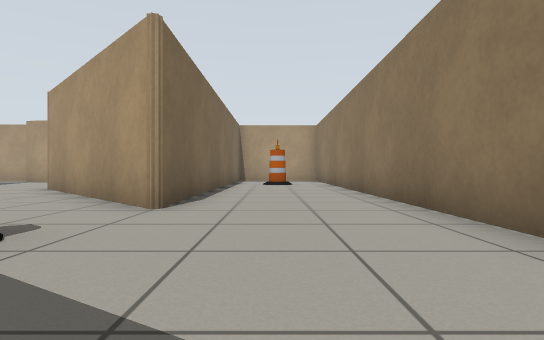
view 1 (above)

16 first-person views from a walk through a world built for the Gazebo simulator. The camera is 0.5 m above the floor, looks level and sees 80° across. The floor is counted in squares, 1 m on a side. Each view is taken from the middle of a square. On the plan, view 1 faces up. The plan holds only what a view shows up to about 9 squares ahead; the rest is blank. The robots in the file are not drawn.

view 2
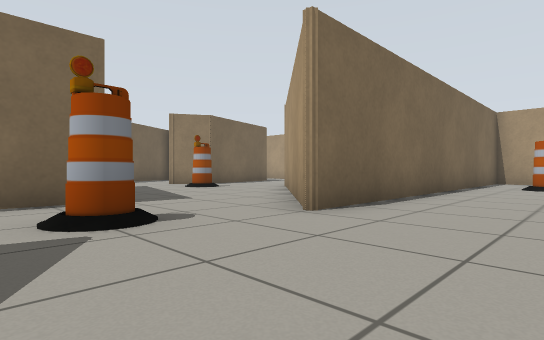

view 3
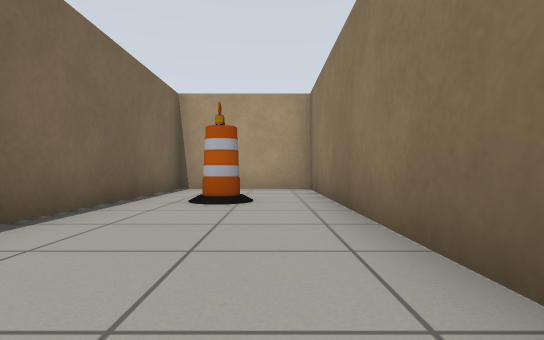

view 4
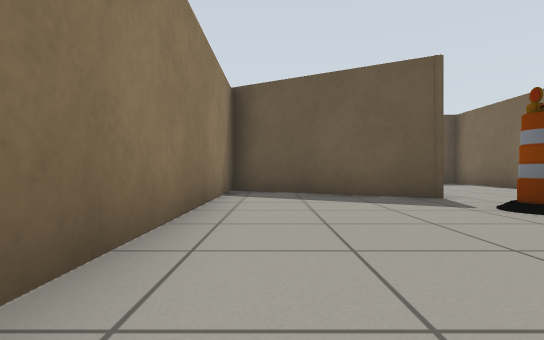

view 5
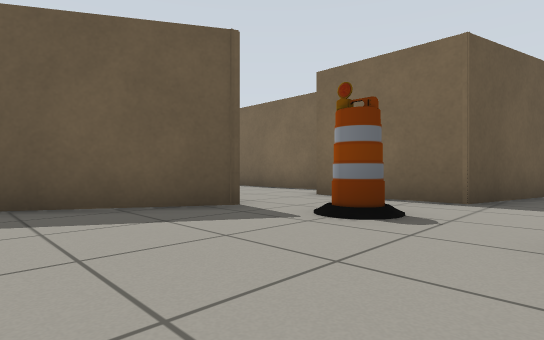

view 6
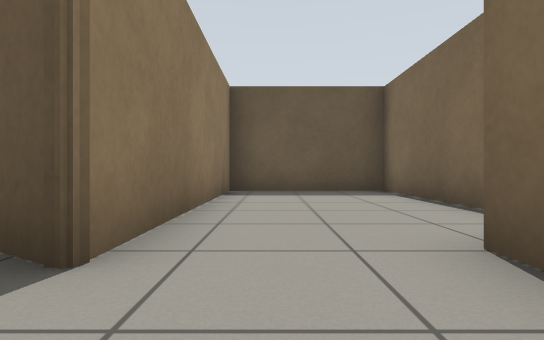

view 7
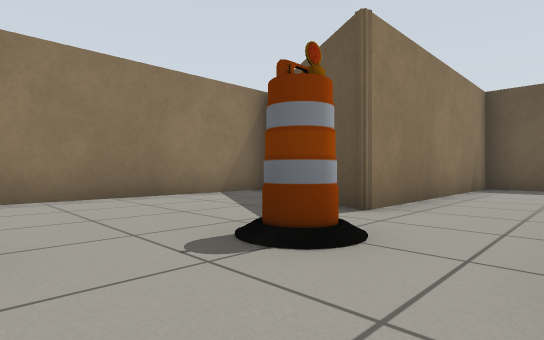

view 8
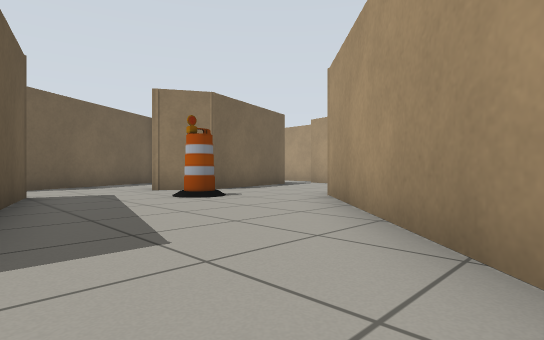

view 9
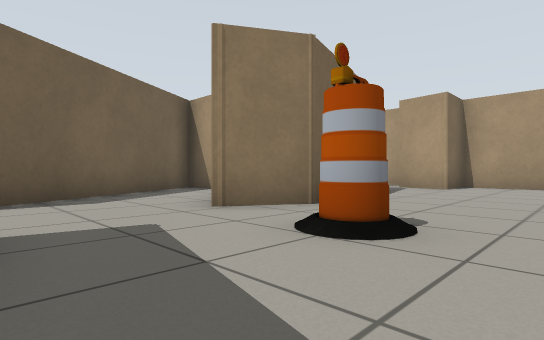

view 10
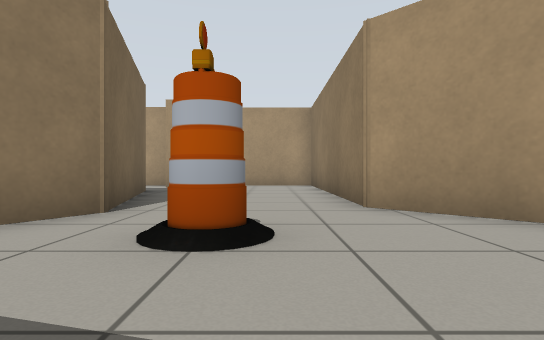

view 11
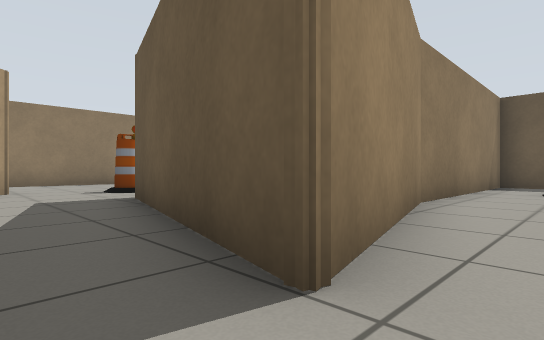

view 12
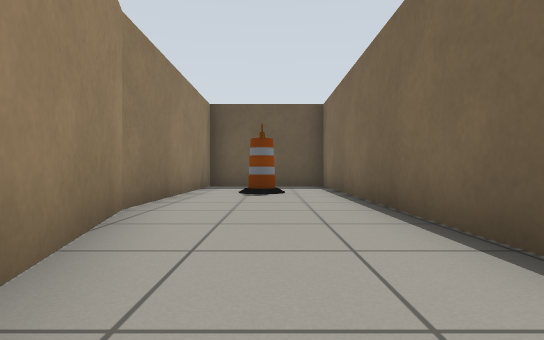

view 13
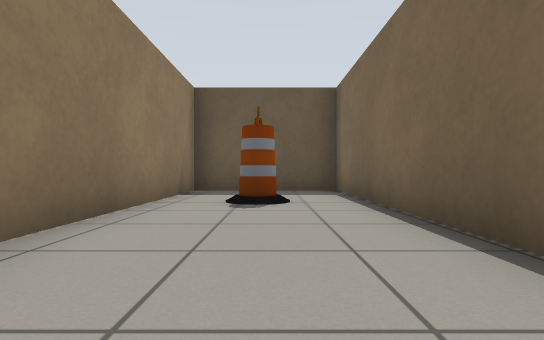

view 14
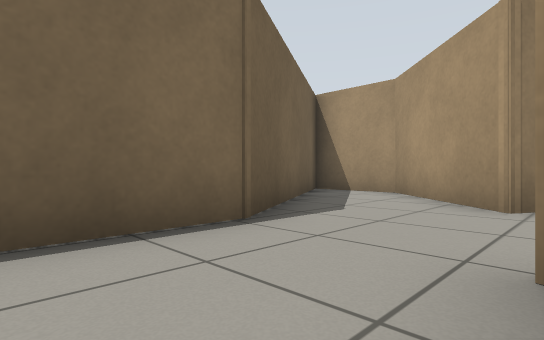

view 15
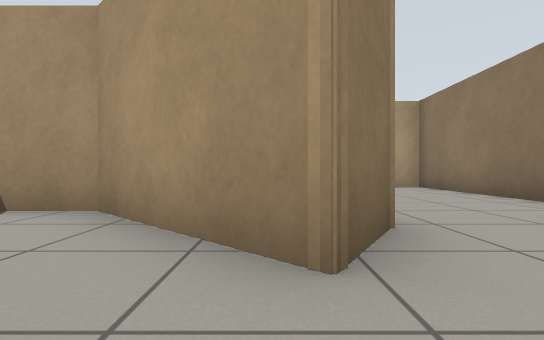

view 16
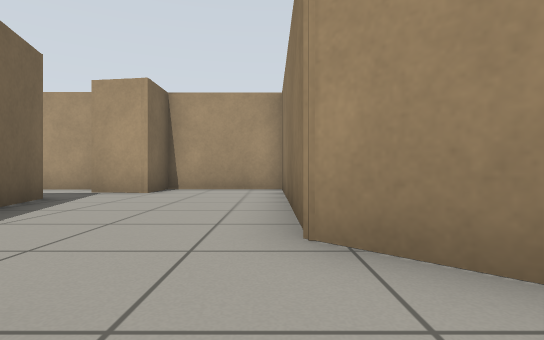

### Floor plan
Points are (right, up) in squares from view 1. A wall is a line through its corners. A room is listed if a view was taken in it or the views show most of it. See-through windows are left out.
Room 1 (views 1, 2, 3, 4, 5, 6, 7, 8)
walls: (-4.3, 2.7) (-4.3, -0.1); (-5.7, -1) (-5.7, -5.8) (-2, -5.8) (-2, 0.4) (2, -1.9) (2, 14.4) (-0.3, 14.4); (-0.5, 14.4) (-1.5, 14.4) (-1.5, 4) (-3.2, 5.7)
ways out: opening at (-3.5, 4.5) to room 2
objects: barrel (-2, 2); barrel (0, 11)
Room 2 (views 9, 10, 11, 12, 13, 14, 15, 16)
walls: (-8.1, -0.2) (-9.2, 4) (-4.3, 2.7); (-3.2, 5.7) (-5.7, 8.3) (-5.7, 14.4) (-8.7, 14.4) (-8.7, 13) (-10, 13.2); (-10, 11.6) (-9, 7.8) (-9.7, 6.5) (-12.1, 8.9) (-14.3, 8.9) (-11.6, 4.2) (-11.6, -5.8) (-8.1, -5.8) (-8.1, 0)
ways out: opening at (-3.5, 4.5) to room 1; opening at (-10, 12)
objects: barrel (-10, -3); barrel (-8, 6) to (-7, 7)

Where each view was taken, in squares from view 1:
view 1: 0 up, 0 right, facing up
view 2: 1 up, 1 right, facing up-left
view 3: 6 up, 1 right, facing up
view 4: 6 up, 1 right, facing down
view 5: 4 up, 1 right, facing down-left
view 6: 2 up, 3 left, facing down
view 7: 4 up, 4 left, facing down-right
view 8: 3 up, 2 left, facing up-left
view 9: 4 up, 6 left, facing up-left
view 10: 4 up, 7 left, facing up
view 11: 5 up, 10 left, facing down-right
view 12: 4 up, 10 left, facing down
view 13: 2 up, 10 left, facing down
view 14: 2 up, 9 left, facing up-left
view 15: 5 up, 10 left, facing up
view 16: 6 up, 6 left, facing up
